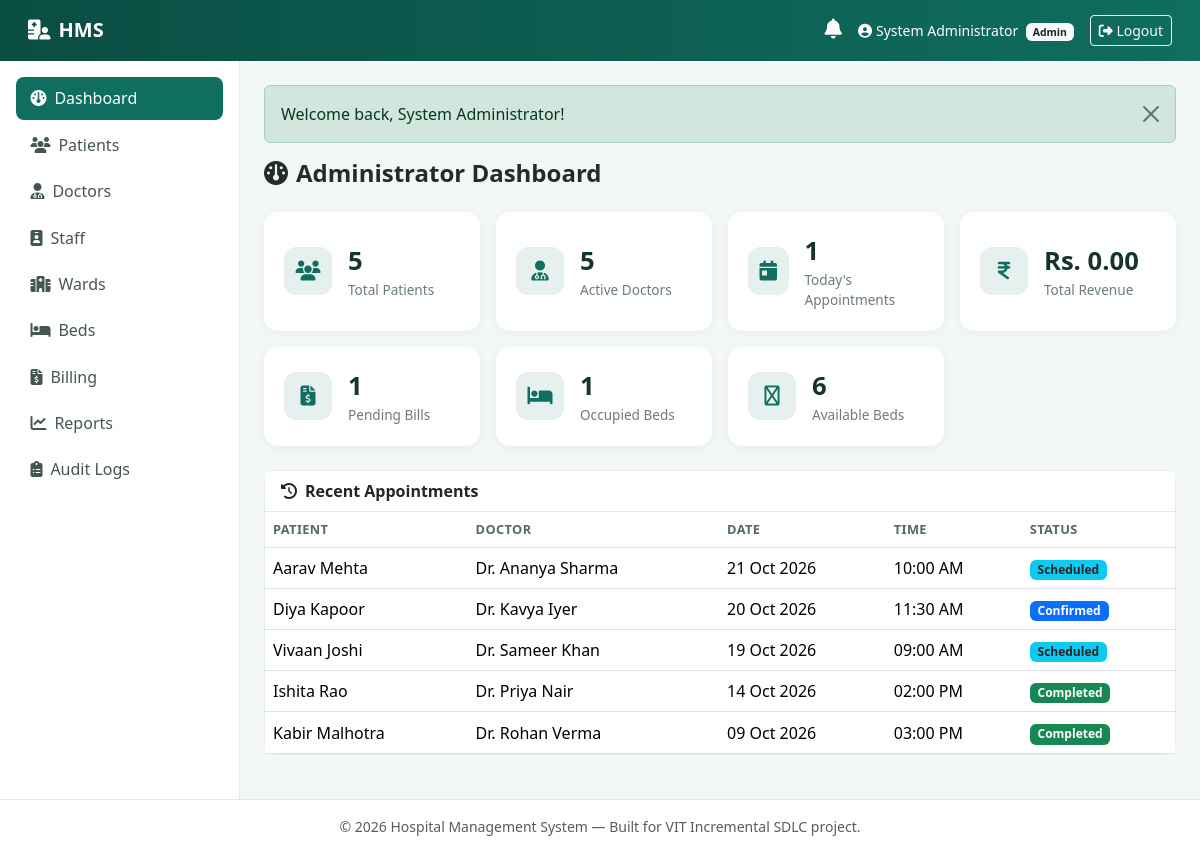
Page /admin/dashboard.php (signed in) on the committed database.
### tables this page shows
CREATE TABLE appointments (
    id INT AUTO_INCREMENT PRIMARY KEY,
    patient_id INT NOT NULL,
    doctor_id INT NOT NULL,
    appointment_date DATE NOT NULL,
    appointment_time TIME NOT NULL,
    status ENUM('Scheduled','Confirmed','Completed','Cancelled','Rescheduled') NOT NULL DEFAULT 'Scheduled',
    reason VARCHAR(255) DEFAULT NULL,
    created_at TIMESTAMP NOT NULL DEFAULT CURRENT_TIMESTAMP,
    CONSTRAINT fk_appt_patient FOREIGN KEY (patient_id) REFERENCES patients(id) ON DELETE CASCADE,
    CONSTRAINT fk_appt_doctor FOREIGN KEY (doctor_id) REFERENCES doctors(id) ON DELETE CASCADE,
    INDEX idx_appt_doctor_date (doctor_id, appointment_date),
    INDEX idx_appt_patient (patient_id),
    INDEX idx_appt_status (status),
     
     
     
     
     
    UNIQUE KEY uq_doctor_slot (doctor_id, appointment_date, appointment_time)
);

CREATE TABLE users (
    id INT AUTO_INCREMENT PRIMARY KEY,
    name VARCHAR(150) NOT NULL,
    email VARCHAR(150) NOT NULL UNIQUE,
    password VARCHAR(255) NOT NULL,                
    role ENUM('patient','doctor','admin') NOT NULL,
    phone VARCHAR(20) DEFAULT NULL,
    address VARCHAR(255) DEFAULT NULL,
    date_of_birth DATE DEFAULT NULL,
    status ENUM('active','inactive') NOT NULL DEFAULT 'active',
    created_at TIMESTAMP NOT NULL DEFAULT CURRENT_TIMESTAMP,
    INDEX idx_users_role (role),
    INDEX idx_users_status (status)
);

### includes/auth.php (called while the page is built, shortened)
<?php
require_once __DIR__ . '/functions.php';
function currentRole(): ?string
{
    return $_SESSION['role'] ?? null;
}
function roleHomePage(?string $role): string
{
    switch ($role) {
        case 'admin':   return '/hms/admin/dashboard.php';
    }
}

### includes/functions.php (called while the page is built, shortened)
<?php
function esc(?string $value): string
{
    return htmlspecialchars($value ?? '', ENT_QUOTES, 'UTF-8');
}
function getFlash(): ?array
{
    $flash = $_SESSION['flash'];
    return $flash;
}
function formatDate(?string $date): string
{
    return date('d M Y', strtotime($date));
}
function formatTime(?string $time): string
{
    return date('h:i A', strtotime($time));
}
function formatMoney(float $amount): string
{
    return 'Rs. ' . number_format($amount, 2);
}
function statusBadgeClass(string $status): string
{
    $map = [
        'Scheduled'   => 'bg-info text-dark',
        'Confirmed'   => 'bg-primary',
        'Completed'   => 'bg-success',
        'Cancelled'   => 'bg-danger',
        'Rescheduled' => 'bg-warning text-dark',
        'Unpaid'      => 'bg-danger',
        'Paid'        => 'bg-success',
        'Failed'      => 'bg-danger',
        'Pending'     => 'bg-warning text-dark',
        'active'      => 'bg-success',
        'inactive'    => 'bg-secondary',
        'Available'   => 'bg-success',
        'Occupied'    => 'bg-danger',
    ];
    return $map[$status] ?? 'bg-secondary';
}

### admin/dashboard.php (the view, shortened to what this page needs)
<?php
require_once __DIR__ . '/../includes/auth.php';
$pdo = getDB();
$totalPatients = (int)$pdo->query("SELECT COUNT(*) c FROM patients")->fetch()['c'];
$totalDoctors = (int)$pdo->query("SELECT COUNT(*) c FROM doctors WHERE status='active'")->fetch()['c'];
$todayAppointments = (int)$pdo->query("SELECT COUNT(*) c FROM appointments WHERE appointment_date = CURDATE() AND status != 'Cancelled'")->fetch()['c'];
$totalRevenue = (float)$pdo->query("SELECT COALESCE(SUM(amount),0) s FROM payments WHERE payment_status='Success'")->fetch()['s'];
$pendingBills = (int)$pdo->query("SELECT COUNT(*) c FROM bills WHERE status IN ('Unpaid','Pending','Failed')")->fetch()['c'];
$occupiedBeds = (int)$pdo->query("SELECT COUNT(*) c FROM beds WHERE status='Occupied'")->fetch()['c'];
$availableBeds = (int)$pdo->query("SELECT COUNT(*) c FROM beds WHERE status='Available'")->fetch()['c'];
$recentAppointments = $pdo->query("SELECT a.*, pu.name AS patient_name, du.name AS doctor_name
                                    FROM appointments a
                                    JOIN patients p ON a.patient_id = p.id JOIN users pu ON p.user_id = pu.id
                                    JOIN doctors d ON a.doctor_id = d.id JOIN users du ON d.user_id = du.id
                                    ORDER BY a.created_at DESC LIMIT 8")->fetchAll();
include __DIR__ . '/../includes/header.php';
include __DIR__ . '/../includes/navbar.php';
?>
<h4 class="fw-bold mb-4"><i class="fa-solid fa-gauge me-2"></i>Administrator Dashboard</h4>
<div class="row g-3 mb-4">
  <div class="col-6 col-lg-3">
    <div class="stat-card d-flex align-items-center gap-3">
      <div class="stat-icon"><i class="fa-solid fa-users"></i></div>
      <div><div class="stat-value"><?= $totalPatients ?></div><div class="stat-label">Total Patients</div></div>
    </div>
  </div>
  <div class="col-6 col-lg-3">
    <div class="stat-card d-flex align-items-center gap-3">
      <div class="stat-icon"><i class="fa-solid fa-user-doctor"></i></div>
      <div><div class="stat-value"><?= $totalDoctors ?></div><div class="stat-label">Active Doctors</div></div>
    </div>
  </div>
  <div class="col-6 col-lg-3">
    <div class="stat-card d-flex align-items-center gap-3">
      <div class="stat-icon"><i class="fa-solid fa-calendar-day"></i></div>
      <div><div class="stat-value"><?= $todayAppointments ?></div><div class="stat-label">Today's Appointments</div></div>
    </div>
  </div>
  <div class="col-6 col-lg-3">
    <div class="stat-card d-flex align-items-center gap-3">
      <div class="stat-icon"><i class="fa-solid fa-indian-rupee-sign"></i></div>
      <div><div class="stat-value"><?= formatMoney($totalRevenue) ?></div><div class="stat-label">Total Revenue</div></div>
    </div>
  </div>
  <div class="col-6 col-lg-3">
    <div class="stat-card d-flex align-items-center gap-3">
      <div class="stat-icon"><i class="fa-solid fa-file-invoice-dollar"></i></div>
      <div><div class="stat-value"><?= $pendingBills ?></div><div class="stat-label">Pending Bills</div></div>
    </div>
  </div>
  <div class="col-6 col-lg-3">
    <div class="stat-card d-flex align-items-center gap-3">
      <div class="stat-icon"><i class="fa-solid fa-bed"></i></div>
      <div><div class="stat-value"><?= $occupiedBeds ?></div><div class="stat-label">Occupied Beds</div></div>
    </div>
  </div>
  <div class="col-6 col-lg-3">
    <div class="stat-card d-flex align-items-center gap-3">
      <div class="stat-icon"><i class="fa-regular fa-bed"></i></div>
      <div><div class="stat-value"><?= $availableBeds ?></div><div class="stat-label">Available Beds</div></div>
    </div>
  </div>
</div>
<div class="card">
  <div class="card-header"><i class="fa-solid fa-clock-rotate-left me-2"></i>Recent Appointments</div>
  <div class="card-body p-0">
    <?php if (!$recentAppointments): ?>
      <div class="empty-state"><i class="fa-regular fa-calendar-xmark"></i>No appointments yet.</div>
    <?php else: ?>
      <div class="table-responsive">
        <table class="table table-hover mb-0 align-middle">
          <thead><tr><th>Patient</th><th>Doctor</th><th>Date</th><th>Time</th><th>Status</th></tr></thead>
          <tbody>
          <?php foreach ($recentAppointments as $a): ?>
            <tr>
              <td><?= esc($a['patient_name']) ?></td>
              <td>Dr. <?= esc($a['doctor_name']) ?></td>
              <td><?= formatDate($a['appointment_date']) ?></td>
              <td><?= formatTime($a['appointment_time']) ?></td>
              <td><span class="badge <?= statusBadgeClass($a['status']) ?>"><?= esc($a['status']) ?></span></td>
            </tr>
          <?php endforeach; ?>
          </tbody>
        </table>
      </div>
    <?php endif; ?>
  </div>
</div>
<?php include __DIR__ . '/../includes/footer.php'; ?>

### includes/header.php (shortened to what this page needs)
<!DOCTYPE html>
<html lang="en">
<head>
<link href="https://cdnjs.cloudflare.com/ajax/libs/twitter-bootstrap/5.3.3/css/bootstrap.min.css" rel="stylesheet">
<link href="https://cdnjs.cloudflare.com/ajax/libs/font-awesome/6.5.2/css/all.min.css" rel="stylesheet">
<link href="/hms/assets/css/style.css" rel="stylesheet">
</head>
<body>

### includes/navbar.php (shortened to what this page needs)
<?php
$role = currentRole();
$navLinks = [
    'patient' => [
        ['dashboard.php', 'fa-gauge', 'Dashboard'],
        ['appointments.php', 'fa-calendar-check', 'Appointments'],
        ['book_appointment.php', 'fa-calendar-plus', 'Book Appointment'],
        ['medical_records.php', 'fa-file-medical', 'Medical Records'],
        ['bills.php', 'fa-file-invoice-dollar', 'Bills'],
        ['profile.php', 'fa-user', 'Profile'],
    ],
    'doctor' => [
        ['dashboard.php', 'fa-gauge', 'Dashboard'],
        ['appointments.php', 'fa-calendar-check', 'Appointments'],
        ['patients.php', 'fa-users', 'Patients'],
        ['medical_records.php', 'fa-file-medical', 'Medical Records'],
        ['profile.php', 'fa-user', 'Profile'],
    ],
    'admin' => [
        ['dashboard.php', 'fa-gauge', 'Dashboard'],
        ['patients.php', 'fa-users', 'Patients'],
        ['doctors.php', 'fa-user-doctor', 'Doctors'],
        ['staff.php', 'fa-id-badge', 'Staff'],
        ['wards.php', 'fa-hospital', 'Wards'],
        ['beds.php', 'fa-bed', 'Beds'],
        ['billing.php', 'fa-file-invoice-dollar', 'Billing'],
        ['reports.php', 'fa-chart-line', 'Reports'],
        ['audit_logs.php', 'fa-clipboard-list', 'Audit Logs'],
    ],
];
$currentPage = basename($_SERVER['PHP_SELF']);
?>
<nav class="navbar navbar-expand-lg hms-navbar sticky-top">
  <div class="container-fluid">
    <a class="navbar-brand fw-bold" href="<?= esc(roleHomePage($role)) ?>">
      <i class="fa-solid fa-hospital-user me-2"></i>HMS
    </a>
    <div class="ms-auto d-flex align-items-center gap-3">
      <div class="dropdown">
        <a class="text-white position-relative" href="#" role="button" data-bs-toggle="dropdown"
           onclick="fetch('/hms/api/notifications/mark_read.php', {method:'POST'}).catch(()=>{})">
          <i class="fa-solid fa-bell fs-5"></i>
        </a>
      </div>
      <span class="text-white small d-none d-md-inline">
        <i class="fa-solid fa-user-circle me-1"></i><?= esc($_SESSION['name'] ?? '') ?>
        <span class="badge bg-light text-dark text-capitalize ms-1"><?= esc($role ?? '') ?></span>
      </span>
      <a href="/hms/logout.php" class="btn btn-sm btn-outline-light"><i class="fa-solid fa-right-from-bracket"></i> Logout</a>
    </div>
  </div>
</nav>
<div class="d-flex hms-layout">
  <aside class="hms-sidebar collapse d-lg-block" id="sidebarCollapse">
    <nav class="nav flex-column p-3">
      <?php foreach ($navLinks[$role] ?? [] as [$href, $icon, $label]): ?>
        <a class="nav-link <?= $currentPage === $href ? 'active' : '' ?>" href="<?= esc($href) ?>">
          <i class="fa-solid <?= esc($icon) ?> me-2"></i><?= esc($label) ?>
        </a>
      <?php endforeach; ?>
    </nav>
  </aside>
  <main class="hms-content flex-grow-1 p-3 p-md-4">
    <?php $flash = getFlash(); ?>
    <?php if ($flash): ?>
      <div class="alert alert-<?= esc($flash['type']) ?> alert-dismissible fade show" role="alert">
        <?= esc($flash['message']) ?>
        <button type="button" class="btn-close" data-bs-dismiss="alert"></button>
      </div>
    <?php endif; ?>

### includes/footer.php (shortened to what this page needs)
  </main>
</div>
<footer class="hms-footer text-center text-muted small py-3">
  &copy; <?= date('Y') ?> Hospital Management System &mdash; Built for VIT Incremental SDLC project.
</footer>
</body>
</html>

### assets/css/style.css (style rules this page uses)
:root { --hms-primary: #0f6e5f; --hms-primary-dark: #0a4d43; --hms-accent: #2f9e8f; --hms-bg: #f4f7f8; --hms-sidebar-bg: #ffffff; --hms-border: #e3e8ea; }
body { background-color: var(--hms-bg); font-family: 'Segoe UI', Roboto, -apple-system, BlinkMacSystemFont, sans-serif; color: #1f2d2b; }
.hms-navbar { background: linear-gradient(90deg, var(--hms-primary-dark), var(--hms-primary)); padding: 0.65rem 1rem; }
.hms-navbar .navbar-brand { color: #fff; font-size: 1.25rem; }
.hms-layout { min-height: calc(100vh - 62px); }
.hms-sidebar { width: 240px; min-width: 240px; background: var(--hms-sidebar-bg); border-right: 1px solid var(--hms-border); }
.hms-sidebar .nav-link { color: #45564f; border-radius: 8px; padding: 0.6rem 0.9rem; margin-bottom: 0.2rem; font-weight: 500; }
.hms-sidebar .nav-link.active { background: var(--hms-primary); color: #fff; }
.hms-content { min-width: 0; }
.stat-card { border: none; border-radius: 14px; box-shadow: 0 2px 10px rgba(15, 110, 95, 0.08); padding: 1.25rem; background: #fff; height: 100%; }
.stat-card .stat-icon { width: 48px; height: 48px; border-radius: 12px; display: flex; align-items: center; justify-content: center; font-size: 1.25rem; background: rgba(15, 110, 95, 0.1); color: var(--hms-primary); }
.stat-card .stat-value { font-size: 1.6rem; font-weight: 700; color: #16332e; }
.stat-card .stat-label { color: #6c7d78; font-size: 0.85rem; }
.card { border-radius: 12px; border: 1px solid var(--hms-border); }
.card-header { background: #fff; border-bottom: 1px solid var(--hms-border); font-weight: 600; }
.table thead th { color: #526b64; font-size: 0.8rem; text-transform: uppercase; letter-spacing: 0.03em; border-bottom-width: 1px; }
.hms-footer { background: #fff; border-top: 1px solid var(--hms-border); }

### rows in the picture
appointments: users.name "Aarav Mehta", users.name "Ananya Sharma", appointment_date "21 Oct 2026", appointment_time "10:00 AM", status "Scheduled"
appointments: users.name "Diya Kapoor", users.name "Kavya Iyer", appointment_date "20 Oct 2026", appointment_time "11:30 AM", status "Confirmed"
appointments: users.name "Vivaan Joshi", users.name "Sameer Khan", appointment_date "19 Oct 2026", appointment_time "09:00 AM", status "Scheduled"
appointments: users.name "Ishita Rao", users.name "Priya Nair", appointment_date "14 Oct 2026", appointment_time "02:00 PM", status "Completed"
appointments: users.name "Kabir Malhotra", users.name "Rohan Verma", appointment_date "09 Oct 2026", appointment_time "03:00 PM", status "Completed"

### other values in the picture
$_SESSION['name'] "System Administrator"
$role "Admin"
$label "Dashboard"
$label "Patients"
$label "Doctors"
$label "Staff"
$label "Wards"
$label "Beds"
$label "Billing"
$label "Reports"
$label "Audit Logs"
$flash['message'] "Welcome back, System Administrator!"
$totalPatients "5"
$totalDoctors "5"
$todayAppointments "1"
